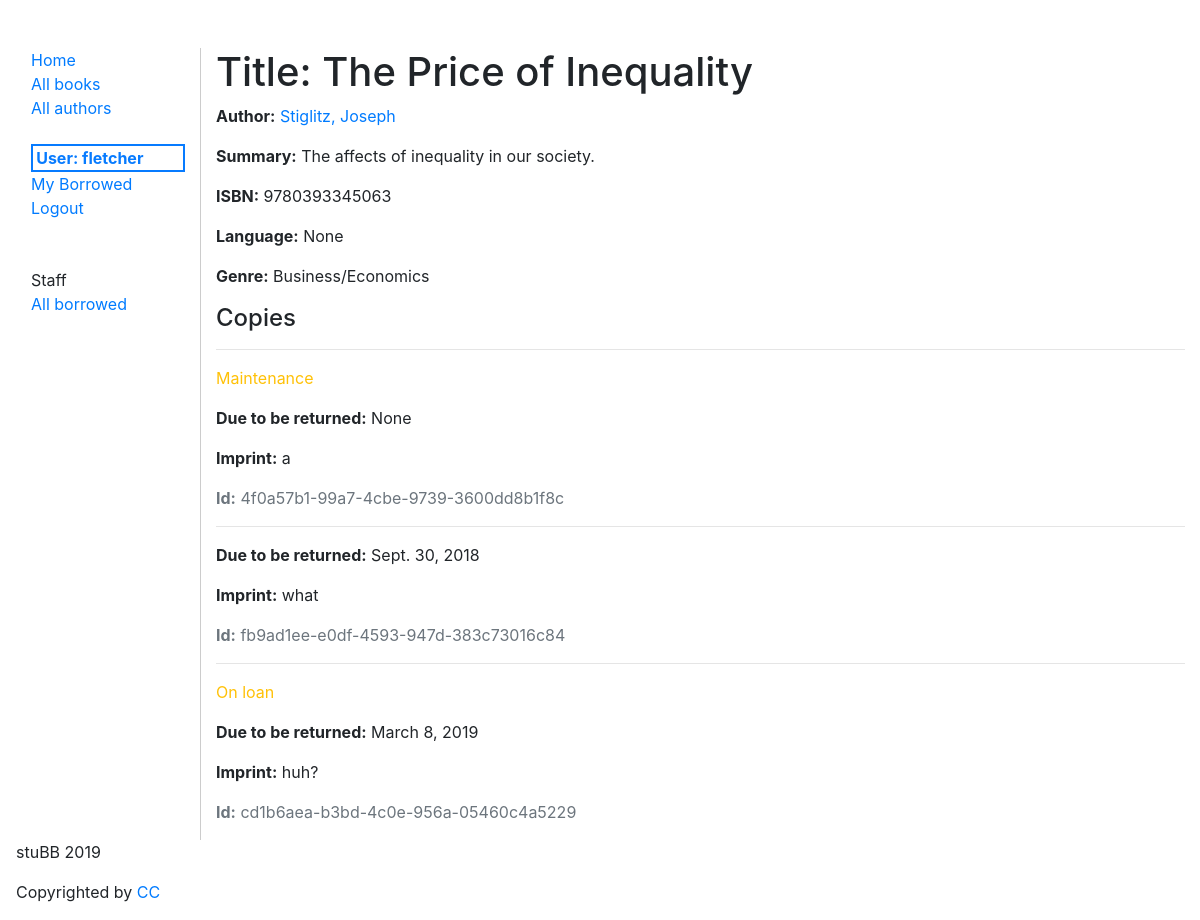
The app's page /catalog/book/1 (signed in), older data.
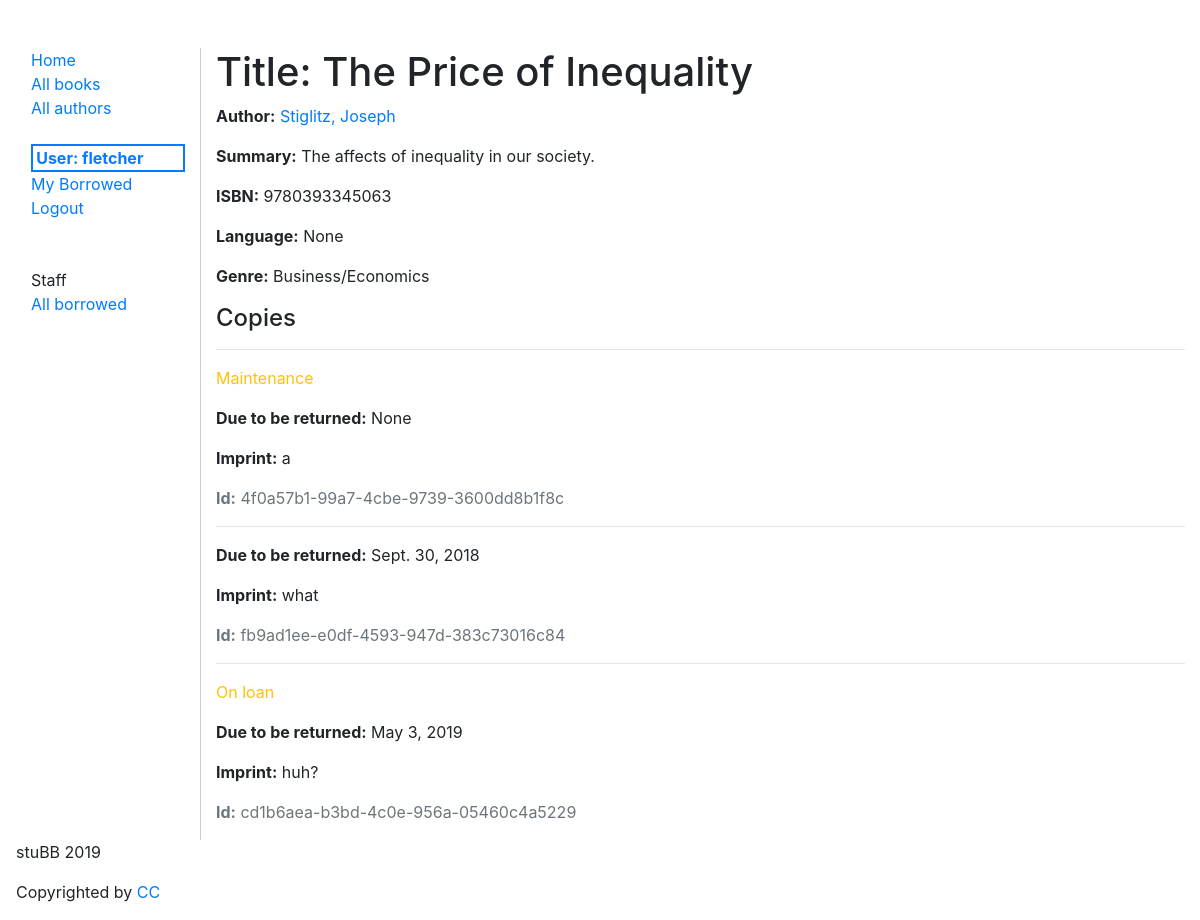
The same page, newer data.
### catalog/models.py (models this page shows, shortened)
class BookInstance(models.Model):
  id = models.UUIDField(primary_key=True, default=uuid.uuid4,
                        help_text="Unique ID for this particular book across whole library")
  book = models.ForeignKey('Book', on_delete=models.SET_NULL, null=True)
  imprint = models.CharField(max_length=200)
  due_back = models.DateField(null=True, blank=True)
  borrower = models.ForeignKey(User, on_delete=models.SET_NULL, null=True, blank=True)
  LOAN_STATUS = (
    ('d', 'Maintenance'),
    ('o', 'On loan'),
    ('a', 'Available'),
    ('r', 'Reserved'),
  )
  status = models.CharField(max_length=1, choices=LOAN_STATUS, blank=True, default='d', help_text='Book availability')
  class Meta:
    ordering = ["due_back"]
    permissions = (("can_mark_returned", "Set book as returned"),)

### catalog/views.py (the view)
# urls.py: path('book/<int:pk>', views.BookDetailView.as_view(), name='book-detail'),
class BookDetailView(LoginRequiredMixin, generic.DetailView):
  model = Book

### catalog/models.py (called while the page is built)
  def __str__(self):
    return self.name

  def __str__(self):
    return '{0}, {1}'.format(self.last_name, self.first_name)

### templates/catalog/book_detail.html (shortened to what this page needs)
{% extends 'catalog/base.html' %}
{% block content %}
  <h1>Title: {{ book.title }}</h1>
  <p><strong>Author:</strong> <a href="{% url 'author-detail' book.author.pk %}">{{ book.author }}</a>
  <p><strong>Summary:</strong> {{ book.summary }}</p>
  <p><strong>ISBN:</strong> {{ book.isbn }}</p>
  <p><strong>Language:</strong> {{ book.language }}</p>
  <p><strong>Genre:</strong> {% for genre in book.genre.all %} {{ genre }}{% if not forloop.last %}, {% endif %}{% endfor %}</p>
  <div>
    <h4>Copies</h4>
    {% for copy in book.bookinstance_set.all %}
      <hr>
      <p class="{% if copy.status == 'a' %}text-success{% elif copy.status == 'm' %}text-danger{% else %}text-warning{% endif %}">{{ copy.get_status_display }}</p>
      {% if copy.status != 'a' %}
        <p><strong>Due to be returned:</strong> {{copy.due_back}}</p>
      {% endif %}
      <p><strong>Imprint:</strong> {{copy.imprint}}</p>
      <p class="text-muted"><strong>Id:</strong> {{copy.id}}</p>
    {% endfor %}
  </div>
{% endblock %}

Row changes from the older to the newer data that the page shows:
changed BookInstance "On loan": due_back "March 8, 2019" → "May 3, 2019"
